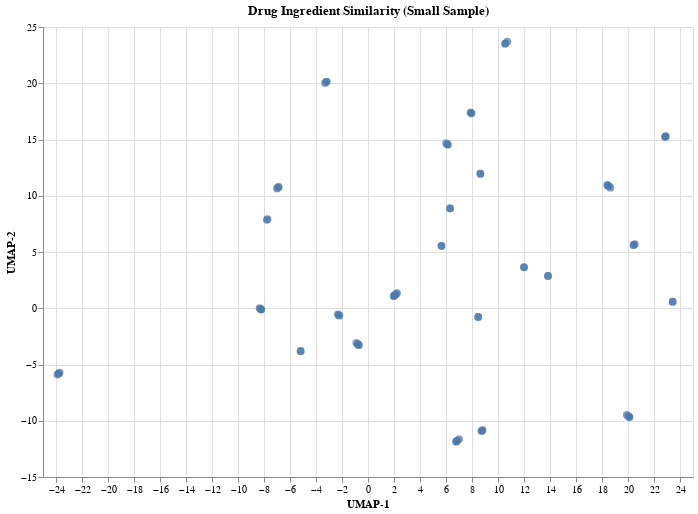

The code cell stored with this chart in its notebook:
### Markdown cell above
## Cluster Scatter Plot

### Code cell
QUERY_SMALL = """
SELECT
  r.RXCUI1 AS drug_rxcui,
  d.STR AS drug_name,
  r.RXCUI2 AS ing_rxcui,
  i.STR AS ing_name
FROM rxnrel r
JOIN rxnconso d ON d.RXCUI = r.RXCUI1
JOIN rxnconso i ON i.RXCUI = r.RXCUI2
WHERE r.RELA = 'has_ingredient'
LIMIT 2000
"""

# 3) Read SQL with engine (no mysql.connector needed)
pairs = pd.read_sql(QUERY_SMALL, con=engine)

print("Rows:", len(pairs))
print(pairs.head())

drug_to_ings = (
    pairs.groupby(["drug_rxcui", "drug_name"])["ing_name"]
    .apply(lambda x: list(set(x)))
    .reset_index(name="ingredients")
)

drug_to_ings = drug_to_ings.head(200)
print("Drugs used:", len(drug_to_ings))

mlb = MultiLabelBinarizer()
X = mlb.fit_transform(drug_to_ings["ingredients"])
print("Matrix shape:", X.shape)

reducer = umap.UMAP(
    n_neighbors=15,
    min_dist=0.1,
    metric="jaccard",
    random_state=42,
    init="random"   # avoid spectral warning
)

embedding = reducer.fit_transform(X)

plot_df = drug_to_ings[["drug_rxcui", "drug_name"]].copy()
plot_df["x"] = embedding[:, 0]
plot_df["y"] = embedding[:, 1]

# (Optional) make tooltips nicer
chart = (
    alt.Chart(plot_df)
    .mark_circle(size=60)
    .encode(
        x=alt.X("x:Q", title="UMAP-1"),
        y=alt.Y("y:Q", title="UMAP-2"),
        tooltip=[
            alt.Tooltip("drug_name:N", title="Drug"),
            alt.Tooltip("drug_rxcui:O", title="RXCUI"),
        ],
    )
    .properties(
        title="Drug Ingredient Similarity (Small Sample)",
        width=650,
        height=450
    )
    .interactive()
)

chart

### Figure 1 — Vega-Lite specification as saved in the notebook (floating-point values rounded to 4 significant figures)
{"config": {"view": {"continuousWidth": 300, "continuousHeight": 300}}, "data": {"name": "data-5fa166c81763b28db5f0f64ea7e7b148"}, "mark": {"type": "circle", "size": 60}, "encoding": {"tooltip": [{"field": "drug_name", "title": "Drug", "type": "nominal"}, {"field": "drug_rxcui", "title": "RXCUI", "type": "ordinal"}], "x": {"field": "x", "title": "UMAP-1", "type": "quantitative"}, "y": {"field": "y", "title": "UMAP-2", "type": "quantitative"}}, "height": 450, "params": [{"name": "param_1e9efca18e7a2868", "select": {"type": "interval", "encodings": ["x", "y"]}, "bind": "scales"}], "title": "Drug Ingredient Similarity (Small Sample)", "width": 650, "$schema": "https://vega.github.io/schema/vega-lite/v6.1.0.json", "datasets": {"data-5fa166c81763b28db5f0f64ea7e7b148": [{"drug_rxcui": "103", "drug_name": "MERCAPTOPURINE", "x": -3.176, "y": 20.15}, {"drug_rxcui": "103", "drug_name": "Mercaptopurine", "x": -3.305, "y": 20.02}, {"drug_rxcui": "103", "drug_name": "mercaptopurine", "x": -3.201, "y": 20.13}, {"drug_rxcui": "110", "drug_name": "OXYQUINOLINE", "x": 8.646, "y": 11.96}, {"drug_rxcui": "110", "drug_name": "oxyquinoline", "x": 8.646, "y": 11.96}, {"drug_rxcui": "149", "drug_name": "ACEBUTOLOL", "x": -7.789, "y": 7.861}, {"drug_rxcui": "149", "drug_name": "acebutolol", "x": -7.725, "y": 7.932}, {"drug_rxcui": "161", "drug_name": "ACETAMINOPHEN", "x": -2.191, "y": -0.6657}, {"drug_rxcui": "161", "drug_name": "Acetaminophen", "x": -2.316, "y": -0.5408}, {"drug_rxcui": "161", "drug_name": "acetaminophen", "x": -2.261, "y": -0.5956}, {"drug_rxcui": "167", "drug_name": "ACETAZOLAMIDE", "x": 6.781, "y": -11.85}, {"drug_rxcui": "167", "drug_name": "Acetazolamide", "x": 7.011, "y": -11.62}, {"drug_rxcui": "167", "drug_name": "acetaZOLAMIDE", "x": 6.873, "y": -11.76}, {"drug_rxcui": "167", "drug_name": "acetazolamide", "x": 6.795, "y": -11.84}, {"drug_rxcui": "168", "drug_name": "ACETIC ACID", "x": 18.46, "y": 10.91}, {"drug_rxcui": "168", "drug_name": "Acetic Acid", "x": 18.65, "y": 10.72}, {"drug_rxcui": "168", "drug_name": "Acetic acid", "x": 18.52, "y": 10.85}, {"drug_rxcui": "168", "drug_name": "acetic acid", "x": 18.41, "y": 10.96}, {"drug_rxcui": "197", "drug_name": "ACETYLCYSTEINE", "x": 8.775, "y": -10.87}, {"drug_rxcui": "197", "drug_name": "Acetylcysteine", "x": 8.816, "y": -10.82}, {"drug_rxcui": "197", "drug_name": "acetylcysteine", "x": 8.722, "y": -10.92}, {"drug_rxcui": "272", "drug_name": "ACTIVATED CHARCOAL", "x": 12.01, "y": 3.641}, {"drug_rxcui": "272", "drug_name": "activated charcoal", "x": 11.99, "y": 3.665}, {"drug_rxcui": "281", "drug_name": "ACYCLOVIR", "x": 22.91, "y": 15.29}, {"drug_rxcui": "281", "drug_name": "Acyclovir", "x": 22.85, "y": 15.24}, {"drug_rxcui": "281", "drug_name": "acyclovir", "x": 22.87, "y": 15.25}, {"drug_rxcui": "296", "drug_name": "ADENOSINE", "x": 10.72, "y": 23.69}, {"drug_rxcui": "296", "drug_name": "Adenosine", "x": 10.57, "y": 23.54}, {"drug_rxcui": "296", "drug_name": "adenosine", "x": 10.54, "y": 23.51}, {"drug_rxcui": "318", "drug_name": "ATP", "x": -5.178, "y": -3.793}, {"drug_rxcui": "318", "drug_name": "adenosine triphosphate", "x": -5.185, "y": -3.816}, {"drug_rxcui": "376", "drug_name": "CORTICOTROPIN", "x": 8.476, "y": -0.7711}, {"drug_rxcui": "376", "drug_name": "corticotropin", "x": 8.476, "y": -0.7712}, {"drug_rxcui": "38", "drug_name": "Parlodel", "x": null, "y": null}, {"drug_rxcui": "430", "drug_name": "ALBENDAZOLE", "x": 7.918, "y": 17.37}, {"drug_rxcui": "430", "drug_name": "Albendazole", "x": 7.961, "y": 17.33}, {"drug_rxcui": "430", "drug_name": "albendazole", "x": 7.895, "y": 17.4}, {"drug_rxcui": "435", "drug_name": "ALBUTEROL", "x": 6.113, "y": 14.57}, {"drug_rxcui": "435", "drug_name": "Albuterol", "x": 6.01, "y": 14.68}, {"drug_rxcui": "435", "drug_name": "albuterol", "x": 6.144, "y": 14.54}, {"drug_rxcui": "44", "drug_name": "MESNA", "x": 5.654, "y": 5.553}, {"drug_rxcui": "44", "drug_name": "mesna", "x": 5.65, "y": 5.552}, {"drug_rxcui": "448", "drug_name": "ALCOHOL", "x": 1.992, "y": 1.095}, {"drug_rxcui": "448", "drug_name": "Alcohol", "x": 2.046, "y": 1.15}, {"drug_rxcui": "448", "drug_name": "DEHYDRATED ALCOHOL", "x": 2.234, "y": 1.337}, {"drug_rxcui": "448", "drug_name": "alcohol", "x": 2.155, "y": 1.26}, {"drug_rxcui": "448", "drug_name": "ethanol", "x": 1.981, "y": 1.085}, {"drug_rxcui": "480", "drug_name": "ALfentanil", "x": 23.44, "y": 0.5827}, {"drug_rxcui": "480", "drug_name": "alfentanil", "x": 23.44, "y": 0.5827}, {"drug_rxcui": "508", "drug_name": "ALLANTOIN", "x": -7.005, "y": 10.65}, {"drug_rxcui": "508", "drug_name": "Allantoin", "x": -6.917, "y": 10.74}, {"drug_rxcui": "508", "drug_name": "allantoin", "x": -6.868, "y": 10.79}, {"drug_rxcui": "519", "drug_name": "ALLOPURINOL", "x": 20.52, "y": 5.711}, {"drug_rxcui": "519", "drug_name": "Allopurinol", "x": 20.44, "y": 5.629}, {"drug_rxcui": "519", "drug_name": "allopurinol", "x": 20.43, "y": 5.615}, {"drug_rxcui": "596", "drug_name": "ALPRAZOLAM", "x": 20.11, "y": -9.677}, {"drug_rxcui": "596", "drug_name": "ALPRAZolam", "x": 20.11, "y": -9.677}, {"drug_rxcui": "596", "drug_name": "Alprazolam", "x": 20.02, "y": -9.588}, {"drug_rxcui": "596", "drug_name": "alprazolam", "x": 19.91, "y": -9.473}, {"drug_rxcui": "598", "drug_name": "ALPROSTADIL", "x": 6.316, "y": 8.879}, {"drug_rxcui": "598", "drug_name": "alprostadil", "x": 6.316, "y": 8.879}, {"drug_rxcui": "612", "drug_name": "ALUMINUM HYDROXIDE", "x": -23.81, "y": -5.805}, {"drug_rxcui": "612", "drug_name": "Aluminum Hydroxide", "x": -23.81, "y": -5.806}, {"drug_rxcui": "612", "drug_name": "aluminium hydroxide", "x": -23.72, "y": -5.716}, {"drug_rxcui": "612", "drug_name": "aluminum hydroxide", "x": -23.89, "y": -5.89}, {"drug_rxcui": "73", "drug_name": "docosahexaenoate", "x": null, "y": null}, {"drug_rxcui": "74", "drug_name": "4-aminobenzoic acid", "x": -0.9021, "y": -3.076}, {"drug_rxcui": "74", "drug_name": "AMINOBENZOIC ACID", "x": -0.7714, "y": -3.207}, {"drug_rxcui": "74", "drug_name": "Aminobenzoic Acid", "x": -0.6947, "y": -3.283}, {"drug_rxcui": "74", "drug_name": "aminobenzoic acid", "x": -0.7603, "y": -3.218}, {"drug_rxcui": "94", "drug_name": "5-hydroxytryptophan", "x": 13.85, "y": 2.875}, {"drug_rxcui": "94", "drug_name": "oxitriptan", "x": 13.84, "y": 2.877}, {"drug_rxcui": "99", "drug_name": "6-aminocaproic acid", "x": -8.228, "y": -0.09463}, {"drug_rxcui": "99", "drug_name": "AMINOCAPROIC ACID", "x": -8.208, "y": -0.1143}, {"drug_rxcui": "99", "drug_name": "Aminocaproic Acid", "x": -8.274, "y": -0.04868}, {"drug_rxcui": "99", "drug_name": "aminocaproic acid", "x": -8.342, "y": 0.01932}]}}
